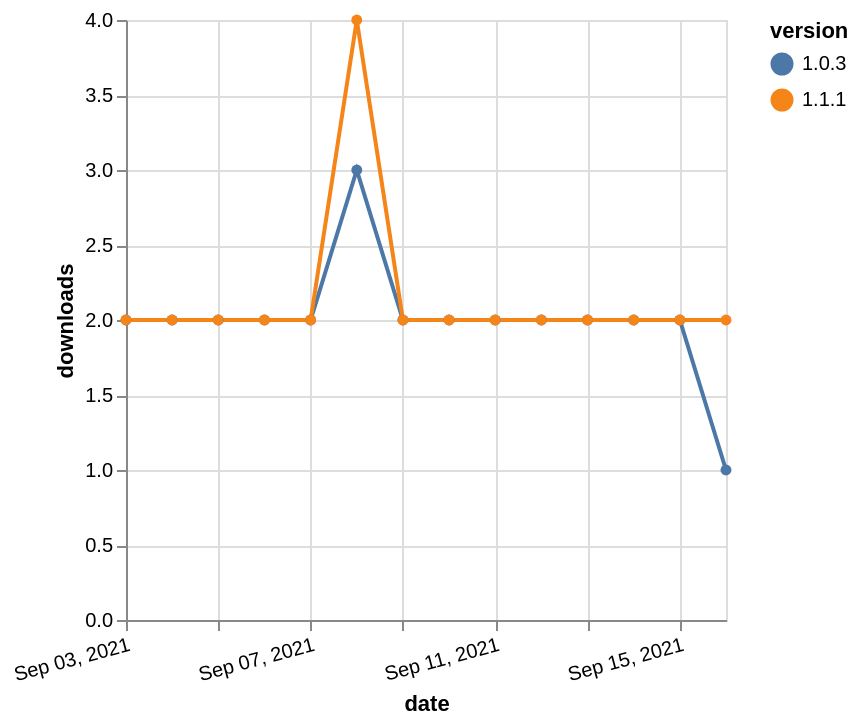

This figure's Vega-Lite source:
### Vega-Lite specification from a JSON file in a GitHub repository (floating-point values rounded to 4 significant figures)
{"$schema": "https://vega.github.io/schema/vega-lite/v5.json", "description": "A simple bar chart with embedded data.", "data": {"values": [{"date": "2021-09-03", "total": 2511, "delta": 2, "version": "1.0.3"}, {"date": "2021-09-04", "total": 2513, "delta": 2, "version": "1.0.3"}, {"date": "2021-09-05", "total": 2515, "delta": 2, "version": "1.0.3"}, {"date": "2021-09-06", "total": 2517, "delta": 2, "version": "1.0.3"}, {"date": "2021-09-07", "total": 2519, "delta": 2, "version": "1.0.3"}, {"date": "2021-09-08", "total": 2522, "delta": 3, "version": "1.0.3"}, {"date": "2021-09-09", "total": 2524, "delta": 2, "version": "1.0.3"}, {"date": "2021-09-10", "total": 2526, "delta": 2, "version": "1.0.3"}, {"date": "2021-09-11", "total": 2528, "delta": 2, "version": "1.0.3"}, {"date": "2021-09-12", "total": 2530, "delta": 2, "version": "1.0.3"}, {"date": "2021-09-13", "total": 2532, "delta": 2, "version": "1.0.3"}, {"date": "2021-09-14", "total": 2534, "delta": 2, "version": "1.0.3"}, {"date": "2021-09-15", "total": 2536, "delta": 2, "version": "1.0.3"}, {"date": "2021-09-16", "total": 2537, "delta": 1, "version": "1.0.3"}, {"date": "2021-09-03", "total": 2513, "delta": 2, "version": "1.1.1"}, {"date": "2021-09-04", "total": 2515, "delta": 2, "version": "1.1.1"}, {"date": "2021-09-05", "total": 2517, "delta": 2, "version": "1.1.1"}, {"date": "2021-09-06", "total": 2519, "delta": 2, "version": "1.1.1"}, {"date": "2021-09-07", "total": 2521, "delta": 2, "version": "1.1.1"}, {"date": "2021-09-08", "total": 2525, "delta": 4, "version": "1.1.1"}, {"date": "2021-09-09", "total": 2527, "delta": 2, "version": "1.1.1"}, {"date": "2021-09-10", "total": 2529, "delta": 2, "version": "1.1.1"}, {"date": "2021-09-11", "total": 2531, "delta": 2, "version": "1.1.1"}, {"date": "2021-09-12", "total": 2533, "delta": 2, "version": "1.1.1"}, {"date": "2021-09-13", "total": 2535, "delta": 2, "version": "1.1.1"}, {"date": "2021-09-14", "total": 2537, "delta": 2, "version": "1.1.1"}, {"date": "2021-09-15", "total": 2539, "delta": 2, "version": "1.1.1"}, {"date": "2021-09-16", "total": 2541, "delta": 2, "version": "1.1.1"}]}, "width": "container", "mark": {"type": "line", "point": {"filled": true}}, "encoding": {"x": {"field": "date", "type": "temporal", "timeUnit": "yearmonthdate", "title": "date", "axis": {"labelAngle": -15}}, "y": {"field": "delta", "type": "quantitative", "title": "downloads"}, "color": {"field": "version", "type": "nominal"}, "tooltip": {"field": "delta"}}}
